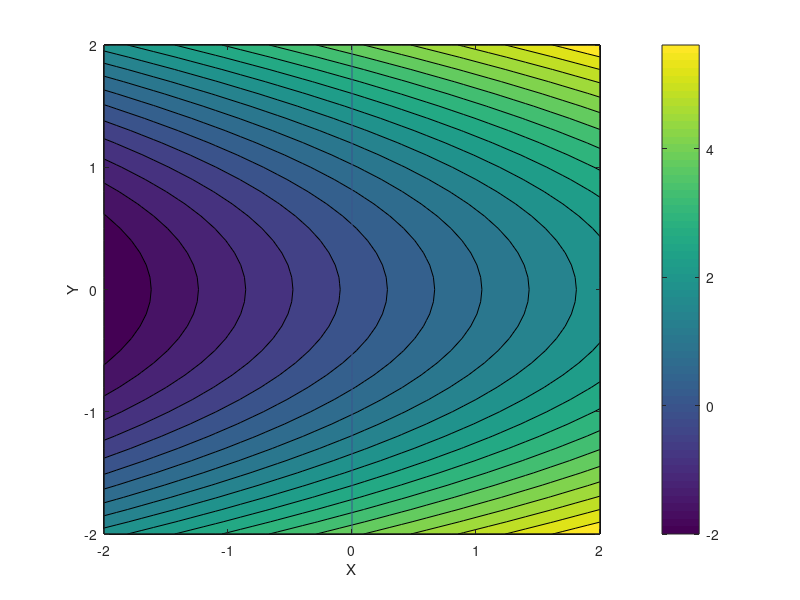

The MATLAB source for this figure: (Note: this script raises an error after producing the figure.)
function opt_test()
% testing the inequality framework on CUT%
% To test:
% min f = 100*(x(1)^2 - x(2))^2 + (x(1) - 1)^2;
% s.t.  1 - x^2 - y^2 = 0
%
% with proper history output files

clear all
% close all

addpath('/home/pengfei/Developer/Inequality_tests/odl_flecs')

%------------------------------------
m_eq_gen = 0;
m_ieq_gen = 1;                     % general inequ constraints doubled
m_con = m_eq_gen + m_ieq_gen;


xk = [1,1];
lambda = 0;
xold = xk; 

x_old = xk;
max_iter = 50*(length(xk) + length(lambda));

% penalty parameter updating scheme
mu_init = 10;      % 10;     % 0.01;
mu_pow = 1;       % 0.5;    % 1;
mu = mu_init;

eta = 3/16;
radius = 1;               % radius can be changed
krylov_tolerance = 1e-2;
reduced_nu = 0.95;
des_tol = 1e-6;
ceq_tol = 1e-6;

grad_tol = 0;
feas_tol = 0;
kkt_norm0 = 0;

mu_1 = 1e-4;
mu_2 = 0.6;
alpha_init = 1;
alpha_max = 1.5;

k = 0;

hisfile = 'temp'; 
% hisfile = [prob_name '.log'];
file = fopen(hisfile,'w');
fprintf(file, 'krylov_tolerance : %e,  des_tol : %e\n', krylov_tolerance, des_tol);

plot_contour(-2, 2, -2, 2)
hold all
plot_point(xk, 'y', 'x');
hold all


while k < max_iter
    k = k+1;
    
    [f, c, L, dLdX, dLdXX, c_reformat, cg_reformat, lambda, subspace_size] = lag_obj_grad(xk, lambda);
    
    merit_this = L + mu/2*norm(c_reformat)^2;
    
%     % plotting -----------------------
%     subplot(2,2,1)
%     plot(k, L, 'ro')
%     hold all
%     
%     subplot(2,2,2)
%     plot(k, f, 'gd')
%     hold all
%     
%     subplot(2,2,3)
%     plot(k, lambda'*c_reformat, 'bx')
%     hold all
    % plotting end --------------------
    
    [break_idx, krylov_tol] = writing_file(file, k, f, c, dLdX, lambda, c_reformat, des_tol, ceq_tol, mu, krylov_tolerance, reduced_nu);
    % lambda; %+ alpha.*dx(le
    if break_idx
        fprintf(file, '\n xk: %f, ', xk);
        
        break
    end
    
    [dx, iters, hist, pred_aug, pred_trust, step_ytZtZy, arnoldi_struct] = FLECS(dLdXX, cg_reformat, -dLdX, -c_reformat, xk, subspace_size, krylov_tol, radius, mu);
    
    %% Merit function and trust region block
    % alpha = linesearch(@merit_obj_grad, xk, lambda, dx, mu_1,...
    % mu_2, alpha_init, alpha_max, 10);
    
    if k == 1
        % update xk anyway, 'cos initial lambda all zero. step only reduce
        % objective function
        alpha = 1;
        xk = xk + alpha.*dx(1:length(xk));
        lambda = lambda + alpha.*dx(length(xk)+1:end);
    else
        
        rho = 0.5;   max_alpha = 10;   alpha_min = 0.01;
        alpha = back_tracking(@merit_obj_grad, xk, dx, mu_1, rho,  max_alpha, alpha_min);
        merit_next = merit_obj_grad(alpha);
        
        rho_k = (merit_this - merit_next) /  (pred_aug) ;
        pred_aug;
        % pred_trust
        
        if rho_k < 0.1
            radius = radius/4;
        elseif (rho_k > 3/4)   %  && (norm(dx(1:length(xk)),2)==radius)
            radius = min(2*radius, 20);
        end
        
        if rho_k > eta
            xk = xk + alpha.*dx(1:length(xk));
            lambda = lambda + alpha.*dx(length(xk)+1:end);
        else
            
            % [dx, pred_aug, pred_trust] = FLECS_resolve(arnoldi_struct, xk, krylov_tol, radius, mu);
            
            fprintf('xk, lambda don''t get updated at this iteration, %d, \n', k)
        end
    end
    
    plot_line(xold, xk, 'o')
    xold = xk;
    pause(1)
        
    fprintf(file, 'back_tracking alpha: %f  \n', alpha);
    
end


% feasibility or infeasibility
if isempty(find(c_reformat < -1e-6, 1))    % no infeasibility constraints
    fprintf('the final point is feasible \n')
else
    infeas_idx = find(c_reformat < 0);
    fprintf('Infeasible points exist! \n')
    fprintf('Infeasible index: %d, \n', infeas_idx)
end
fclose(file);

plot_point(xk, 'g', '^')

%% Auxilarating functions

    function [merit, grad_merit] = merit_obj_grad(alpha)
        trial_xk = xk + alpha.*dx(1:length(xk));
        trial_lambda = lambda;         %+ alpha.*dx(length(xk)+1:end);
        
        [~, ~, L_loc, dLdX_loc, ~, c_reformat_loc, cg_reformat_loc, ~, ~] = lag_obj_grad(trial_xk, trial_lambda);
        
        merit = L_loc + mu/2*norm(c_reformat_loc)^2;
        grad_merit = dLdX_loc + ((mu/2*2).*c_reformat_loc'*cg_reformat_loc)';
    end

    function [f_loc, c_loc, L_loc, dLdX_loc, dLdXX_loc, c_reformat_loc, cg_reformat_loc, lambda_loc, subspace_size_loc] = lag_obj_grad(xk_loc, lambda_loc)
        % calculate dLdX, dLdXX at the current xk, lambda point
        [f_loc, g_loc, h_loc] = objs(xk_loc);
        [c_loc, c_g_loc, c_h_loc] = cons(xk_loc);
                                
        c_reformat_loc = c_loc; 
        cg_reformat_loc = c_g_loc; 
        ch_reformat_loc = c_h_loc; 
                
        %% check and zero inactive inequalities
        
        crit_vec = -lambda_loc(m_eq_gen+1 : m_con) - c_loc;
        
        subspace_size_loc = length(xk_loc) + length(find(crit_vec > 0));
        
        num_inactive = length(find( crit_vec < 0));
        
        if num_inactive > 0               % if inactive exists, inside feasible region
            
            idx_inactive = m_eq_gen + find(crit_vec < 0);      % idx of inactive inequ
            
            % zero the inactive row of Jacob matrix and inequality constraints
            cg_reformat_loc(idx_inactive,:) = zeros(size(cg_reformat_loc(idx_inactive,:)));
            c_reformat_loc(idx_inactive,:) = zeros(size(c_reformat_loc(idx_inactive,:)));
            
            % zero the inactive constraint Hessian
            for i=1:num_inactive
                ch_reformat_loc{idx_inactive(i)} = zeros(size(ch_reformat_loc{idx_inactive(i)}));
            end
            
            lambda_loc(idx_inactive) = 0;
            subspace_size_loc = length(xk_loc) + length(lambda_loc) - num_inactive;
            
        end
        
        %% assemble the gradient and hessian of the Lagrangian for active cons
        L_loc = f_loc + lambda_loc'*c_reformat_loc;
        dLdX_loc = (g_loc' + lambda_loc'*cg_reformat_loc');
        dLdXX_loc = h_loc;
        for kc = 1:(m_eq_gen + m_ieq_gen)
            dLdXX_loc = dLdXX_loc + lambda_loc(kc)*ch_reformat_loc{kc};  %c_h is in a different format
        end
        
    end

    function [break_idx, krylov_tol] = writing_file(file, k, f, c, dLdX, lambda, c_reformat, des_tol, ceq_tol, mu,  krylov_tolerance, reduced_nu)
        
        break_idx = 0;
        
        if (k == 1)
            grad_norm0 = norm(dLdX);
            grad_norm = grad_norm0;
            feas_norm0 = norm(c_reformat);
            feas_norm = feas_norm0;
            feas_norm_old = feas_norm0;
            kkt_norm0 = sqrt(feas_norm0*feas_norm0 + grad_norm0*grad_norm0);
            kkt_norm = kkt_norm0;
            grad_tol = des_tol * grad_norm0;
            feas_tol = ceq_tol * max(feas_norm0, 1e-6);
            fprintf(file, 'initial grad_norm : %e,  target grad_norm : %e\n', grad_norm0, grad_tol);
            fprintf(file, 'initial feas_norm : %e,  target feas_norm : %e\n', feas_norm0, feas_tol);
            
        else
            grad_norm = norm(dLdX);
            feas_norm = norm(c_reformat);  % the NEGATIVE gradient; the primal
            %     mu = max(mu, mu_init*(feas_norm0/feas_norm)^(mu_pow));
            
            %     if feas_norm > 1.05*feas_norm_old    % increased violation, so increase penalty
            %         mu = 5*mu;
            %     end
            
            % feas_norm_old = feas_norm;
            kkt_norm = sqrt(feas_norm*feas_norm + grad_norm*grad_norm);
        end
        
        fprintf(file, '-------------------------------------------------------------\n');
        fprintf(file, 'nonlinear iteration : %d\n', k);
        fprintf(file, 'current obj : %e, grad_norm : %e, feas_norm: %e\n',f, grad_norm, feas_norm);
        fprintf(file, 'mu : %f, \n', mu);
        fprintf(file, 'norm(lambda, Inf): %f  \n', norm(lambda, Inf));
        
        if (grad_norm < grad_tol)  && (feas_norm < feas_tol)
            fprintf('converged! \n')
            fprintf(file, '\n-------------------------------------------------------------\n');
            fprintf(file, 'optimization loop terminated because: grad_norm < grad_tol && feas_norm < feas_tol\n');
            fprintf(file, 'outer iter: %d, ', k);
            fprintf(file, 'f: %f, ', f);
            fprintf(file, 'c: %f, ', c);
            fprintf(file, 'grad_norm : %e, feas_norm: %e \n', grad_norm, feas_norm);
            
            break_idx = 1;
        end
        
        krylov_tol = krylov_tolerance * min(1, sqrt( kkt_norm/kkt_norm0 ));
        if 1
            krylov_tol = max(krylov_tol, min(grad_tol/grad_norm, feas_tol/feas_norm));
        else
            krylov_tol = max(krylov_tol, 0.001);
        end
        krylov_tol = krylov_tol * reduced_nu;
        fprintf(file, 'krylov_tol : %e \n', krylov_tol);
        % fprintf('norm of dLdX: %f \n', norm(dLdX));
    end

end

function plot_point(x0, color, marker)
hold all
plot(x0(1), x0(2), 'Color',color,'Marker',marker,'LineWidth', 2, 'MarkerSize', 12)
hold all
end

function plot_line(xold, xk, marker)
hold all
line([xold(1), xk(1)], [xold(2), xk(2)],'Color','r','Marker', marker, 'LineWidth', 2, 'MarkerSize', 9);
hold all
end


function [f, f_g, f_h] = objs(x)
% n = length(x);
f = x(1) + x(2)^2;
f_g = [1, 2*x(2)];
f_h = [0, 0; 0, 2];
end

function [c, c_g, c_h] = cons(x)
% input x: row vector
% s.t.  e^x - 1 >= 0

c = exp(x(1)) - 1;
c_g = [exp(x(1)), 0];
c_h{1} = [exp(x(1)), 0; 0, 0];

end

function plot_contour(xmin, xmax, ymin, ymax)
% min  f = x + y^2
% s.t. e^x - 1 >= 0
% create a grid of points at which to evaluate the function and the
% constraint
% y_low = -1;  y_high = 0;

[X,Y] = meshgrid(xmin:.1:xmax, ymin:0.1:ymax);
f = zeros(size(X,1),size(X,2));

% evaluate the function and constraint at the points
for i = 1:size(X,1)
    for j = 1:size(X,2)
        f(i,j) = X(i,j) + Y(i,j)^2;
    end
end

% plot the contours of the objective function
[C,h] = contourf(X,Y,f,20);
colorbar
% surf(X,Y,f);
xlabel('X')
ylabel('Y')
hold all
% line([xmin, xmax], [y_high, y_high],'Color','b','LineWidth', 2, 'MarkerSize', 9);
% hold all

% % y > -1
% line([xmin, xmax], [y_low, y_low],'Color','b','LineWidth', 2, 'MarkerSize', 9);  % 'Marker','o',
% hold all


% y = exp(x) - 1;
for i = 1:size(X,1)
    for j = 1:size(X,2)
        c(i,j) = exp(X(i,j)) - 1;
    end
end

contour(X,Y,c,[0 0],'Color','b','LineWidth', 2);
hold all

end


function alpha = back_tracking(merit_fun, xk, dx, mu_1, rho,  max_iter, alpha_min)

alpha = 0;
[merit_0, grad_merit_0] = merit_fun(alpha);
df_pk = grad_merit_0'*dx(1:length(xk))';


alpha = 1;
[merit_alpha, ~] = merit_fun(alpha);
n_iter = 0;

while (alpha > alpha_min) && (n_iter < max_iter)
    
    n_iter = n_iter+1;
    if merit_alpha <= merit_0 + mu_1*alpha*df_pk
        % fprintf('backtracking succeed \n');
        % alpha
        break
    else
        alpha = alpha*rho;
        [merit_alpha, ~] = merit_fun(alpha);
    end
end
end